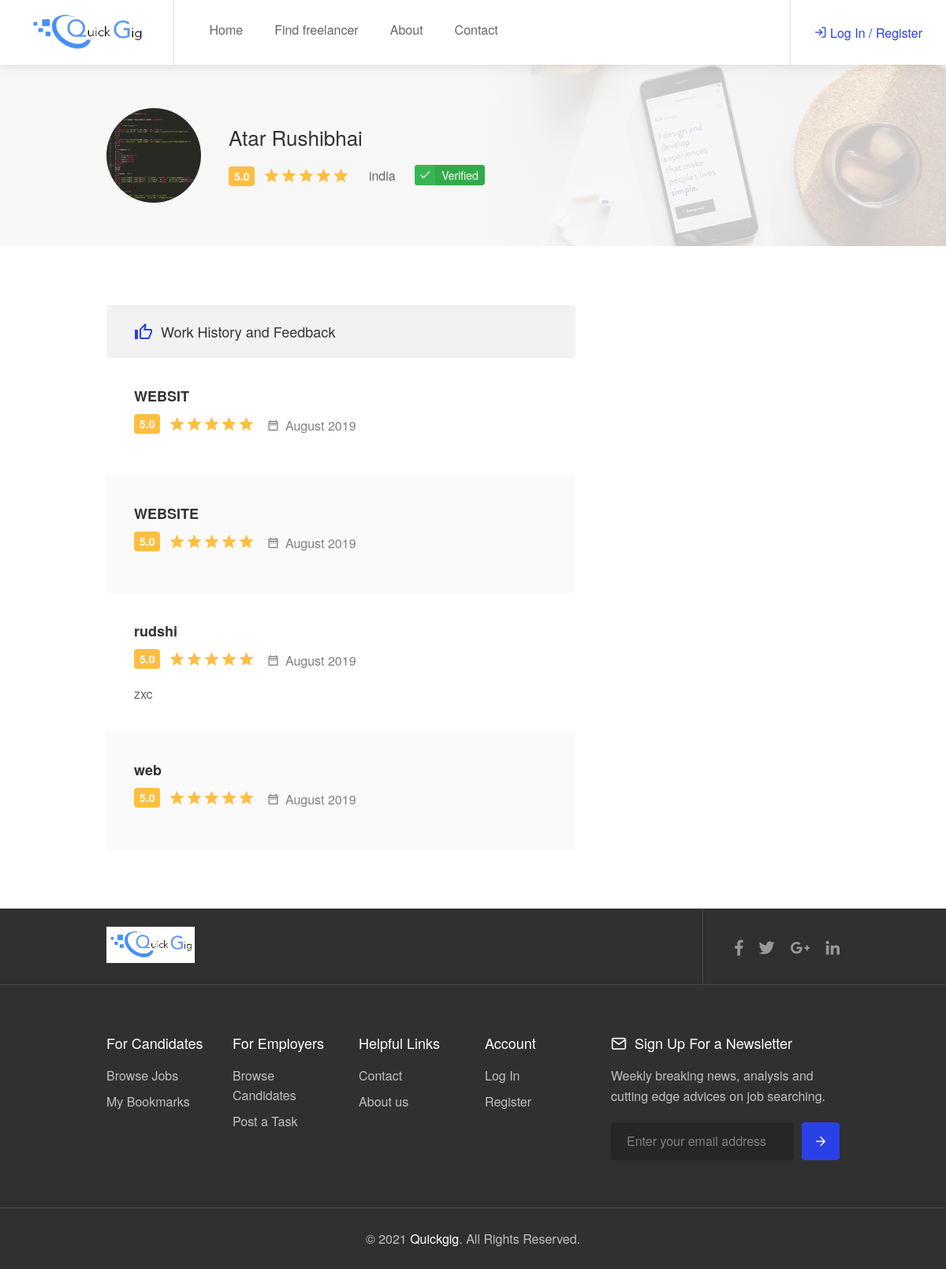
The app's page /single-freelancer-profile.php?id=19 with its own data.
### tables this page shows
CREATE TABLE `user` (
  `user_id` int(11) NOT NULL,
  `fname` varchar(255) NOT NULL,
  `lname` varchar(255) NOT NULL,
  `phnumber` bigint(11) NOT NULL,
  `email` varchar(255) NOT NULL,
  `dob` varchar(20) NOT NULL,
  `password` varchar(255) NOT NULL,
  `country` varchar(30) NOT NULL,
  `state` varchar(30) NOT NULL,
  `city` int(30) NOT NULL,
  `pincode` int(11) NOT NULL,
  `gen` varchar(8) NOT NULL,
  `profile` varchar(255) NOT NULL
);

CREATE TABLE `employee` (
  `e_id` int(10) NOT NULL,
  `user_id` int(11) NOT NULL,
  `email` varchar(255) NOT NULL,
  `address` text NOT NULL,
  `gig_title` varchar(34) NOT NULL,
  `cat_id` int(11) NOT NULL,
  `description` varchar(255) NOT NULL,
  `type` varchar(20) NOT NULL,
  `search` text NOT NULL,
  `price_hour` int(11) NOT NULL
);

### single-freelancer-profile.php (the view, shortened to what this page needs)
<?php
include 'include/conn.php';
$id = $_GET['id'];
$sql= "SELECT * FROM `user` WHERE user_id='$id'";
		$res=$con->query($sql);
	    $re= mysqli_fetch_assoc($res);
?>
<!doctype html>
<html lang="en">
<head>
<link rel="stylesheet" href="css/style.css">
<link rel="stylesheet" href="css/colors/blue.css">
</head>
<body>
<div id="wrapper">
<?php
include 'include/header1.php';
?>
<div class="single-page-header freelancer-header" data-background-image="images/single-freelancer.jpg">
	<div class="container">
		<div class="row">
			<div class="col-md-12">
				<div class="single-page-header-inner">
					<div class="left-side">
						<div class="header-image freelancer-avatar"><img src="upload/<?php echo $re['profile'] ?>" alt=""></div>
						<div class="header-details">
							<h3><?php echo $re['fname']." ".$re['lname'] ?></h3>
							<ul>
								<li><div class="star-rating" data-rating="5.0"></div></li>
								<li> india</li>
								<li><div class="verified-badge-with-title">Verified</div></li>
							</ul>
						</div>
					</div>
				</div>
			</div>
		</div>
	</div>
</div>
<div class="container">
	<div class="row">
		<div class="col-xl-8 col-lg-8 content-right-offset">
			<div class="boxed-list margin-bottom-60">
				<div class="boxed-list-headline">
					<h3><i class="icon-material-outline-thumb-up"></i> Work History and Feedback</h3>
				</div>
				<ul class="boxed-list-ul">
					<?php
  $sql="SELECT * FROM `employee` where  user_id='$id'";
							                  $res=$con->query($sql);
							                  while ($re=$res->fetch_object())
							                    {
					 ?>
					<li>
						<div class="boxed-list-item">
							<div class="item-content">
								<h4><?php echo  $re->gig_title ?></h4>
								<div class="item-details margin-top-10">
									<div class="star-rating" data-rating="5.0"></div>
									<div class="detail-item"><i class="icon-material-outline-date-range"></i> August 2019</div>
								</div>
								<div class="item-description">
									<p><?php echo $re->description; ?> </p>
								</div>
							</div>
						</div>
					</li>
					<?php } ?>
				</ul>
			</div>
		</div>
	</div>
</div>
<?php include 'include/footer.php'; ?>
</div>
</body>
</html>

### include/header1.php (shortened to what this page needs)
<?php
  if (!isset($_SESSION['uid'])) {
?>
<header id="header-container" class="fullwidth">
	<div id="header">
		<div class="container">
			<div class="left-side">
				<div id="logo">
					<a href="index.php"><img src="images/logo.png" alt="" class="w-25" style="width: 150px; height: 60px;"></a>
				</div>
				<nav id="navigation">
					<ul id="responsive">
						<li><a href="index.php" >Home</a>
						</li>
						<li><a href="freelancers-grid-layout.php">Find freelancer</a>
						</li>
                      <li><a href="pages-about.php">About</a></li>
						<li><a href="pages-contact.php">Contact</a>
						</li>
					</ul>
				</nav>
			</div>
			<div class="right-side">
				<div class="header-widget" style="padding-top: 28px;">
					<a href="pages-login.php"><i class="icon-feather-log-in" ></i> Log In / Register</a>
				</div>
			</div>
		</div>
	</div>
</header>
<?php  } ?>

### include/footer.php
<div id="footer">
	<div class="footer-top-section">
		<div class="container">
			<div class="row">
				<div class="col-xl-12">
					<div class="footer-rows-container">
						<div class="footer-rows-left">
							<div class="footer-row">
								<div class="footer-row-inner footer-logo">
									<img src="images/logo.png" alt=""  style="background-color: white;">
								</div>
							</div>
						</div>
						<div class="footer-rows-right">
							<div class="footer-row">
								<div class="footer-row-inner">
									<ul class="footer-social-links">
										<li>
											<a href="#" title="Facebook" data-tippy-placement="bottom" data-tippy-theme="light">
												<i class="icon-brand-facebook-f"></i>
											</a>
										</li>
										<li>
											<a href="#" title="Twitter" data-tippy-placement="bottom" data-tippy-theme="light">
												<i class="icon-brand-twitter"></i>
											</a>
										</li>
										<li>
											<a href="#" title="Google Plus" data-tippy-placement="bottom" data-tippy-theme="light">
												<i class="icon-brand-google-plus-g"></i>
											</a>
										</li>
										<li>
											<a href="#" title="LinkedIn" data-tippy-placement="bottom" data-tippy-theme="light">
												<i class="icon-brand-linkedin-in"></i>
											</a>
										</li>
									</ul>
									<div class="clearfix"></div>
								</div>
							</div>
						</div>
					</div>
				</div>
			</div>
		</div>
	</div>
	<div class="footer-middle-section">
		<div class="container">
			<div class="row">
				<div class="col-xl-2 col-lg-2 col-md-3">
					<div class="footer-links">
						<h3>For Candidates</h3>
						<ul>
							<li><a href="freelancers-grid-layout.php"><span>Browse Jobs</span></a></li>
							<li><a href="#"><span>My Bookmarks</span></a></li>
						</ul>
					</div>
				</div>
				<div class="col-xl-2 col-lg-2 col-md-3">
					<div class="footer-links">
						<h3>For Employers</h3>
						<ul>
							<li><a href="freelancers-grid-layout.php"><span>Browse Candidates</span></a></li>
							<li><a href="post-job.php"><span>Post a Task</span></a></li>
						</ul>
					</div>
				</div>
				<div class="col-xl-2 col-lg-2 col-md-3">
					<div class="footer-links">
						<h3>Helpful Links</h3>
						<ul>
							<li><a href="pages-contact.php"><span>Contact</span></a></li>
							<li><a href="pages-about.php"><span>About us</span></a></li>
						</ul>
					</div>
				</div>
				<div class="col-xl-2 col-lg-2 col-md-3">
					<div class="footer-links">
						<h3>Account</h3>
						<ul>
							<li><a href="pages-login.php"><span>Log In</span></a></li>
							<li><a href="pages-register.php"><span>Register</span></a></li>
						</ul>
					</div>
				</div>
				<div class="col-xl-4 col-lg-4 col-md-12">
					<h3><i class="icon-feather-mail"></i> Sign Up For a Newsletter</h3>
					<p>Weekly breaking news, analysis and cutting edge advices on job searching.</p>
					<form action="#" method="get" class="newsletter">
						<input type="text" name="fname" placeholder="Enter your email address">
						<button type="submit"><i class="icon-feather-arrow-right"></i></button>
					</form>
				</div>
			</div>
		</div>
	</div>
	<div class="footer-bottom-section">
		<div class="container">
			<div class="row">
				<div class="col-xl-12">
					© 2021 <strong>Quickgig</strong>. All Rights Reserved.
				</div>
			</div>
		</div>
	</div>
</div>

### css/colors/blue.css (style rules this page uses)
a, .header-widget .log-in-button:hover i, .notification-text span.color, .header-notifications-content .notification-text span.color, ul.user-menu-small-nav li a:hover, ul.user-menu-small-nav li a:hover i, #navigation ul li:hover a:after, #navigation ul li a.current, #navigation ul li a.current:after, #navigation ul li:hover a, #breadcrumbs ul li a:hover, #breadcrumbs.white ul li a:hover, .single-page-header .header-details li a:hover, .blog-post-content h3 a:hover, #posts-nav li a:hover, .task-tags span, .freelancer-detail-item a:hover, .list-4 li:before, .list-3 li:before, .list-2 li:before, .list-1 li:before, .share-buttons-content span strong, .keyword, .banner-headline strong.color, .category-box-icon, .recommended .pricing-plan-label, .recommended .pricing-plan-label strong, .boxed-widget.summary li.total-costs span, .testimonial-box:before, .single-counter h3, .popup-tabs-nav li.active a, .dialog-with-tabs .forgot-password:hover, .dropdown-menu > li > a:hover, .dropdown-menu > .active > a, .dropdown-menu > .active > a:hover, .bootstrap-select .dropdown-menu li.selected a span.check-mark:before, .bootstrap-select .dropdown-menu li.selected:hover a span.check-mark:before, .boxed-list-headline h3 i, .boxed-list-item .item-details .detail-item a:hover, .job-overview .job-overview-inner ul li i, .dashboard-nav ul:before, .dashboard-nav ul li.active-submenu a i, .dashboard-nav ul li.active a i, .dashboard-nav ul li:hover a i, .dashboard-nav ul li.active-submenu a, .dashboard-nav ul li:hover a, .dashboard-nav ul li.active a, .dashboard-nav ul li.active-submenu a:after, .dashboard-nav ul li.active a:after, .dashboard-nav ul li:hover a:after, .dashboard-box .headline h3 i, .help-icon, .header-widget .log-in-button:hover, .header-widget .log-in-button:hover i { color:#2a41e8; }
#backtotop a, .header-notifications-trigger span, a.header-notifications-button, #navigation ul ul.dropdown-nav ul.dropdown-nav li:hover a:after, #navigation ul ul.dropdown-nav li:hover a:after, .mm-menu em.mm-counter, .language-switcher.bootstrap-select.btn-group.open button, .language-switcher.bootstrap-select.btn-group button:hover, .footer-links ul li a span:before, .newsletter button, .pagination ul li a.current-page, a.blog-post-info:hover, #posts-nav li a:hover span, .comment-by a.reply:hover, .contact-address-headline:after, .enable-filters-button span, .enable-filters-button i, .job-listing.with-apply-button:hover .list-apply-button, .letters-list a.current, span.button, button.button, input[type="button"], input[type="submit"], a.button, .list-1 li:before, mark.color, table.basic-table th, .copy-url .copy-url-button, .keyword-input-container .keyword-input-button, .tags-container input[type="checkbox"]:checked + label, input:checked + .switch-button, .radio input[type="radio"] + label .radio-label:after, .uploadButton .uploadButton-button:hover, .pricing-plan .button:hover, .pricing-plan.recommended .button, .pricing-plan .recommended-badge, .payment-tab-trigger > input:checked ~ label::after, .breathing-icon, .icon-box-check, .testimonial-author span, .qtyInc:hover, .qtyDec:hover, #sign-in-dialog .mfp-close:hover, #small-dialog-1 .mfp-close:hover, #small-dialog-2 .mfp-close:hover, #small-dialog-3 .mfp-close:hover, #small-dialog-4 .mfp-close:hover, #small-dialog .mfp-close:hover, .slider-selection, .cluster-visible, .marker-container, .custom-zoom-in:hover, .custom-zoom-out:hover, #geoLocation:hover, #streetView:hover, #scrollEnabling:hover, #scrollEnabling.enabled, a.apply-now-button, a.attachment-box:hover, .freelancer-indicators .indicator-bar span, .dashboard-nav ul li span.nav-tag, .dashboard-box .button.dark:not(.ico):hover, .messages-inbox ul li:before, .message-by h5 i, .message-bubble.me .message-text { background-color:#2a41e8; }

### records on screen
user: profile (picture), fname "Atar", lname "Rushibhai"
employee: gig_title "WEBSIT"
employee: gig_title "WEBSITE"
employee: gig_title "rudshi", description "zxc"
employee: gig_title "web"
